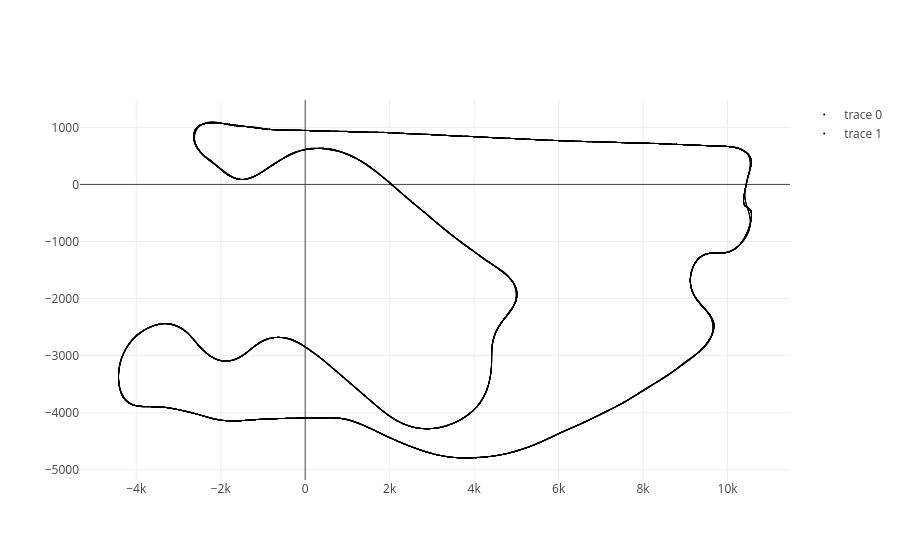

Write notebook code for a chart like this one.
### Code cell
plot_data = [
    go.Scatter(
        x=df['coordinate_x'],
        y=df['coordinate_y'],
        mode='markers',
        marker=dict(size=1),
    ),
    go.Scatter(
        x=circuit_map['coordinate_x'],
        y=circuit_map['coordinate_y'],
        text=circuit_map['absolute_distance'],
        mode='markers',
        marker=dict(size=1),
    ),
]
plot_layout = dict()
figure = go.Figure(data=plot_data, layout=plot_layout)
figure.show()

### Figure 1 — Plotly figure (JSON) as saved in the notebook; plotly's stock layout.template omitted (floating-point values rounded to 4 significant figures; data arrays with more than 128 entries replaced by an {"elided": "..."} marker saying what was removed)
{"data": [{"marker": {"size": 1}, "mode": "markers", "type": "scatter", "x": {"elided": "30954 float values"}, "y": {"elided": "30954 float values"}}, {"marker": {"size": 1}, "mode": "markers", "text": {"elided": "10001 float values"}, "type": "scatter", "x": {"elided": "10001 float values"}, "y": {"elided": "10001 float values"}}], "layout": {}}
